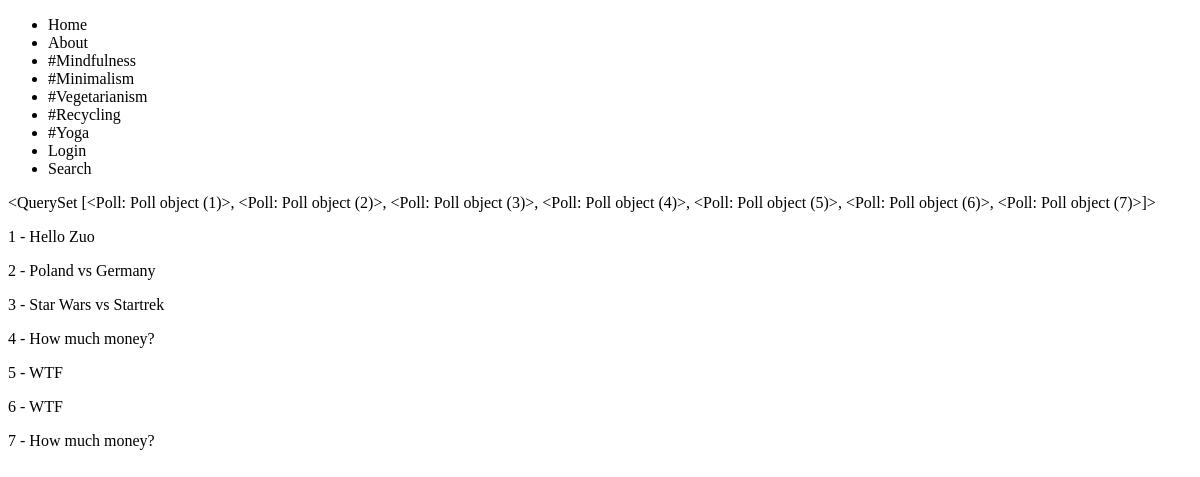
/polls/, run on an earlier commit of the app's database.
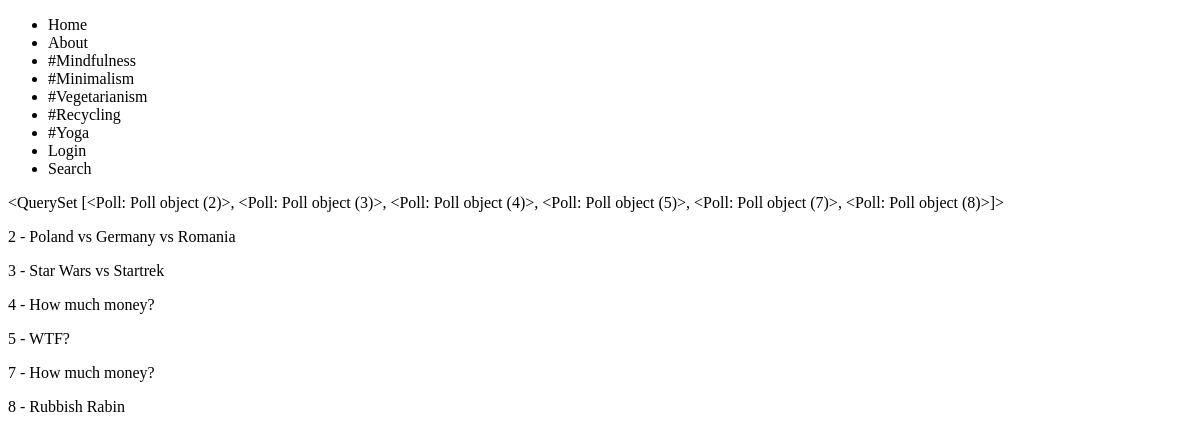
And on a later commit of the database.
### polls/models.py (models this page shows)
class Poll(models.Model):
    title = models.CharField(max_length=120)

### polls/views.py (the view)
# urls.py: path('', PollListView.as_view(), name='polls-list'),
class PollListView(View):
    template_name = "polls/poll_list.html"
    queryset = Poll.objects.all()
    def get_queryset(self):
        return self.queryset
    def get(self, request, *args, **kwargs):
        context = {'object_list': self.get_queryset()}
        return render(request, self.template_name, context)

### polls/templates/polls/poll_list.html
{% extends 'base.html' %}
{% block content %}
{{ object_list }}
{% for instance in object_list %}
    <p>{{ instance.id }} - {{ instance.title }}</p>
{% endfor %}
{% endblock %}

What changed in the data, as far as the page shows it:
removed Poll: id "<QuerySet [<Poll: Poll object (1)>, <Poll: Poll object (2)>, <Poll: Poll object (3)>, <Poll: Poll object (4)>, <Poll: Poll object (5)>, <Poll: Poll object (6)>, <Poll: Poll object (7)>]>", id "1", title "Hello Zuo"
removed Poll: id "6", title "WTF"
changed Poll: title "Poland vs Germany" → "Poland vs Germany vs Romania"
changed Poll id 5: title "WTF" → "WTF?"
added Poll: id "8", title "Rubbish Rabin"
Also different on the page:
{{ object_list }}: "<QuerySet [<Poll: Poll object (1)>, <Poll: Poll object (2)>, <Poll: Poll object (3)>, <Poll: Poll object (4)>, <Poll: Poll object (5)>, <Poll: Poll object (6)>, <Poll: Poll object (7)>]>" → "<QuerySet [<Poll: Poll object (2)>, <Poll: Poll object (3)>, <Poll: Poll object (4)>, <Poll: Poll object (5)>, <Poll: Poll object (7)>, <Poll: Poll object (8)>]>"
